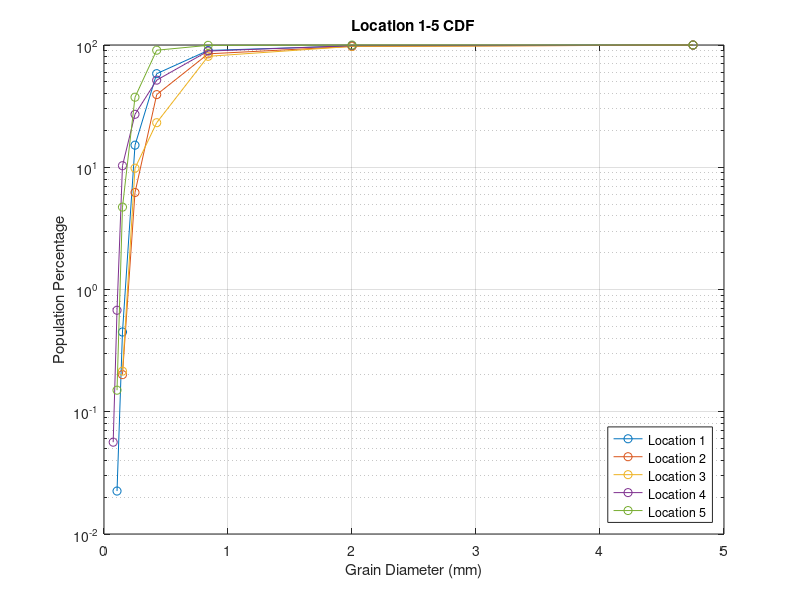

Here is the MATLAB script that generated this plot: (Note: this script raises an error after producing the figure.)
%Simon Popecki
%OE 757
%HW 5

clear all;
close all;

sieve = [4 10 20 40 60 100 140 200]; %sieve size, where PAN is omitted

sievedia = [4.75 2 .84 .425 .25 .149 .105 .074]; %grain diameters for each sieve size

L = [0 .1 1.9 65.5 192 142.4 35.7 6.9 .8 %location 1 mass
0 0 .9 26.9 147.9 203 57 10.9 .7 %location 2 mass
0 0 .8 35.8 49.6 214.8 61.6 9.3 .5 %location 3 mass
.3 3.3 51.2 89.5 130.3 200.2 50.8 6 .6 %location 4 mass
0 1.1 33.5 239.5 390.3 64 4 .4 .1]; %location 5 mass

totalm = [445.3 447.3 372.4 532.2 732.9]; %total mass of each location


L1 = L(1,:);
L2 = L(2,:);
L3 = L(3,:);
L4 = L(4,:);
L5 = L(5,:);

%gives an array that tells what percent of the total mass is in a specific sieve size
% for i = 1:length(L1+1)
% Ri(i) = 100*((L1(i))./totalm(1));
% end
% 
% for i = 1:length(L1+1)
% Pi(i) = sum(Ri(i:end));
% end
L1tot=sum(L1);
L2tot=sum(L2);
L3tot=sum(L3);
L4tot=sum(L4);
L5tot=sum(L5);

cdf8L1 = (L1(1)+L1(2)+L1(3)+L1(4)+L1(5)+L1(6)+L1(7)+L1(8))/L1tot;
cdf7L1 = (L1(1)+L1(2)+L1(3)+L1(4)+L1(5)+L1(6)+L1(7))/L1tot;
cdf6L1 = (L1(1)+L1(2)+L1(3)+L1(4)+L1(5)+L1(6))/L1tot;
cdf5L1 = (L1(1)+L1(2)+L1(3)+L1(4)+L1(5))/L1tot;
cdf4L1 = (L1(1)+L1(2)+L1(3)+L1(4))/L1tot;
cdf3L1 = (L1(1)+L1(2)+L1(3))/L1tot;
cdf2L1 = (L1(1)+L1(2))/L1tot;
cdf1L1 = (L1(1))/L1tot;
 
cdf8L2 = (L2(1)+L2(2)+L2(3)+L2(4)+L2(5)+L2(6)+L2(7)+L2(8))/L2tot;
cdf7L2 = (L2(1)+L2(2)+L2(3)+L2(4)+L2(5)+L2(6)+L2(7))/L2tot;
cdf6L2 = (L2(1)+L2(2)+L2(3)+L2(4)+L2(5)+L2(6))/L2tot;
cdf5L2 = (L2(1)+L2(2)+L2(3)+L2(4)+L2(5))/L2tot;
cdf4L2 = (L2(1)+L2(2)+L2(3)+L2(4))/L2tot;
cdf3L2 = (L2(1)+L2(2)+L2(3))/L2tot;
cdf2L2 = (L2(1)+L2(2))/L2tot;
cdf1L2 = (L2(1))/L2tot;
 
cdf8L3 = (L3(1)+L3(2)+L3(3)+L3(4)+L3(5)+L3(6)+L3(7)+L3(8))/L3tot;
cdf7L3 = (L3(1)+L3(2)+L3(3)+L3(4)+L3(5)+L3(6)+L3(7))/L3tot;
cdf6L3 = (L3(1)+L3(2)+L3(3)+L3(4)+L3(5)+L3(6))/L3tot;
cdf5L3 = (L3(1)+L3(2)+L3(3)+L3(4)+L3(5))/L3tot;
cdf4L3 = (L3(1)+L3(2)+L3(3)+L3(4))/L3tot;
cdf3L3 = (L3(1)+L3(2)+L3(3))/L3tot;
cdf2L3 = (L3(1)+L3(2))/L3tot;
cdf1L3 = (L3(1))/L3tot;
 
 
cdf8L4 = (L4(1)+L4(2)+L4(3)+L4(4)+L4(5)+L4(6)+L4(7)+L4(8))/L4tot;
cdf7L4 = (L4(1)+L4(2)+L4(3)+L4(4)+L4(5)+L4(6)+L4(7))/L4tot;
cdf6L4 = (L4(1)+L4(2)+L4(3)+L4(4)+L4(5)+L4(6))/L4tot;
cdf5L4 = (L4(1)+L4(2)+L4(3)+L4(4)+L4(5))/L4tot;
cdf4L4 = (L4(1)+L4(2)+L4(3)+L4(4))/L4tot;
cdf3L4 = (L4(1)+L4(2)+L4(3))/L4tot;
cdf2L4 = (L4(1)+L4(2))/L4tot;
cdf1L4 = (L4(1))/L4tot;
 
cdf8L5 = (L5(1)+L5(2)+L5(3)+L5(4)+L5(5)+L5(6)+L5(7)+L5(8))/L5tot;
cdf7L5 = (L5(1)+L5(2)+L5(3)+L5(4)+L5(5)+L5(6)+L5(7))/L5tot;
cdf6L5 = (L5(1)+L5(2)+L5(3)+L5(4)+L5(5)+L5(6))/L5tot;
cdf5L5 = (L5(1)+L5(2)+L5(3)+L5(4)+L5(5))/L5tot;
cdf4L5 = (L5(1)+L5(2)+L5(3)+L5(4))/L5tot;
cdf3L5 = (L5(1)+L5(2)+L5(3))/L5tot;
cdf2L5 = (L5(1)+L5(2))/L5tot;
cdf1L5 = (L5(1))/L5tot;

cdfL1t = [cdf1L1 cdf2L1 cdf3L1 cdf4L1 cdf5L1 cdf6L1 cdf7L1 cdf8L1];
cdfL2t = [cdf1L2 cdf2L2 cdf3L2 cdf4L2 cdf5L2 cdf6L2 cdf7L2 cdf8L2];
cdfL3t = [cdf1L3 cdf2L3 cdf3L3 cdf4L3 cdf5L3 cdf6L3 cdf7L3 cdf8L3];
cdfL4t = [cdf1L4 cdf2L4 cdf3L4 cdf4L4 cdf5L4 cdf6L4 cdf7L4 cdf8L4];
cdfL5t = [cdf1L5 cdf2L5 cdf3L5 cdf4L5 cdf5L5 cdf6L5 cdf7L5 cdf8L5];

cdfL1td=100*sort(cdfL1t,'descend');
cdfL2td=100*sort(cdfL2t,'descend');
cdfL3td=100*sort(cdfL3t,'descend');
cdfL4td=100*sort(cdfL4t,'descend');
cdfL5td=100*sort(cdfL5t,'descend');

figure(1)
semilogy(sievedia,cdfL1td,'-o',sievedia,cdfL2td,'-o',sievedia,cdfL3td,'-o',sievedia,cdfL4td,'-o',sievedia,cdfL5td,'-o')
title('Location 1-5 CDF')
ylabel('Population Percentage')
xlabel('Grain Diameter (mm)')
legend('Location 1','Location 2','Location 3','Location 4','Location 5','location','southeast')
grid on

%finding LD50 grain diameters in mm
LD50L1 = interpolate(50,sievedia,cdfL1td);
LD50L2 = interpolate(50,sievedia,cdfL2td);
LD50L3 = interpolate(50,sievedia,cdfL3td);
LD50L4 = interpolate(50,sievedia,cdfL4td);
LD50L5 = interpolate(50,sievedia,cdfL5td);



